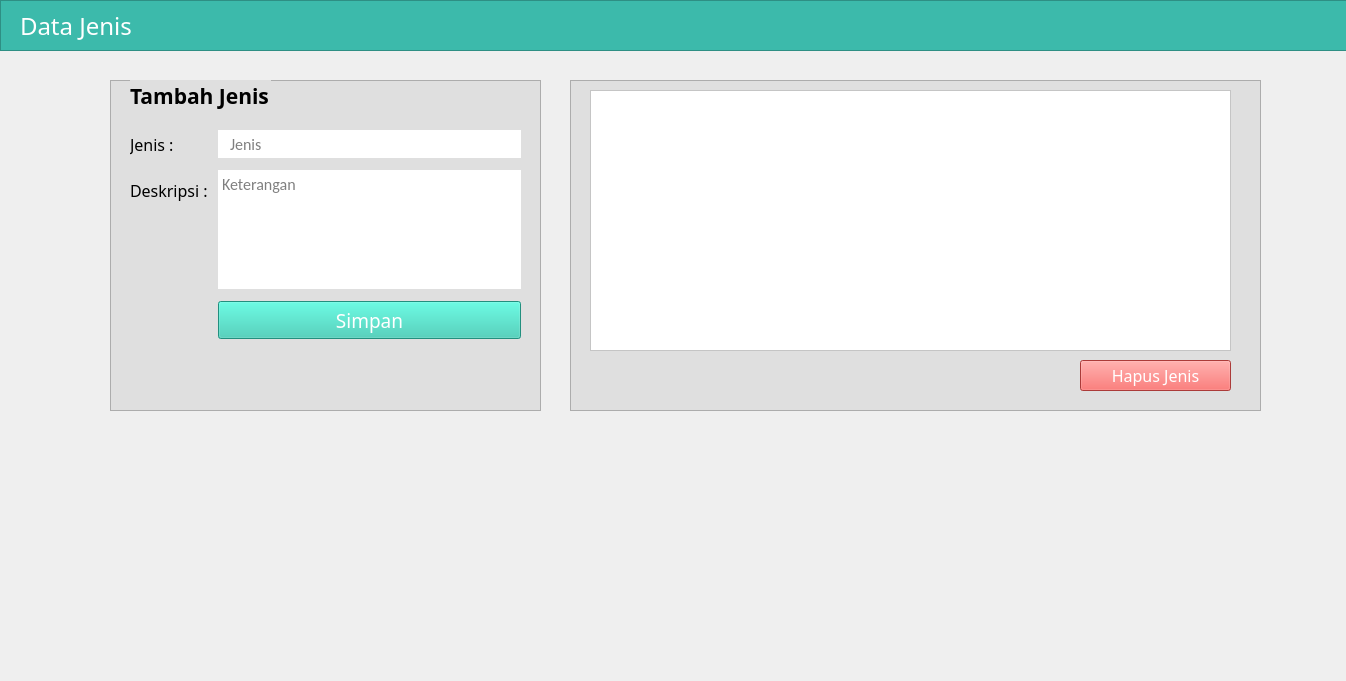
<?xml version="1.0" encoding="UTF-8"?>
<ui version="4.0">
 <class>Form</class>
 <widget class="QWidget" name="Form">
  <property name="geometry">
   <rect>
    <x>0</x>
    <y>0</y>
    <width>1346</width>
    <height>681</height>
   </rect>
  </property>
  <property name="windowTitle">
   <string>Form</string>
  </property>
  <widget class="QFrame" name="frame">
   <property name="geometry">
    <rect>
     <x>0</x>
     <y>0</y>
     <width>1431</width>
     <height>51</height>
    </rect>
   </property>
   <property name="styleSheet">
    <string notr="true">background-color: rgb(60, 186, 171);</string>
   </property>
   <property name="frameShape">
    <enum>QFrame::StyledPanel</enum>
   </property>
   <property name="frameShadow">
    <enum>QFrame::Raised</enum>
   </property>
   <widget class="QLabel" name="label">
    <property name="geometry">
     <rect>
      <x>20</x>
      <y>10</y>
      <width>171</width>
      <height>31</height>
     </rect>
    </property>
    <property name="font">
     <font>
      <family>Berlin Sans FB</family>
      <pointsize>18</pointsize>
     </font>
    </property>
    <property name="styleSheet">
     <string notr="true">color: rgb(255, 255, 255);</string>
    </property>
    <property name="text">
     <string>Data Jenis</string>
    </property>
   </widget>
  </widget>
  <widget class="QFrame" name="frame_2">
   <property name="geometry">
    <rect>
     <x>110</x>
     <y>80</y>
     <width>431</width>
     <height>331</height>
    </rect>
   </property>
   <property name="styleSheet">
    <string notr="true">background:rgb(223, 223, 223);</string>
   </property>
   <property name="frameShape">
    <enum>QFrame::StyledPanel</enum>
   </property>
   <property name="frameShadow">
    <enum>QFrame::Raised</enum>
   </property>
   <widget class="QWidget" name="formLayoutWidget">
    <property name="geometry">
     <rect>
      <x>20</x>
      <y>50</y>
      <width>391</width>
      <height>221</height>
     </rect>
    </property>
    <layout class="QFormLayout" name="formLayout">
     <property name="horizontalSpacing">
      <number>10</number>
     </property>
     <property name="verticalSpacing">
      <number>12</number>
     </property>
     <item row="0" column="0">
      <widget class="QLabel" name="label_4">
       <property name="font">
        <font>
         <family>Berlin Sans FB</family>
         <pointsize>12</pointsize>
        </font>
       </property>
       <property name="text">
        <string>Jenis :</string>
       </property>
      </widget>
     </item>
     <item row="0" column="1">
      <widget class="QLineEdit" name="jenis">
       <property name="font">
        <font>
         <family>Calibri</family>
         <pointsize>12</pointsize>
        </font>
       </property>
       <property name="styleSheet">
        <string notr="true">height:18px;padding:5px 10px;border:0;
background-color: rgb(255, 255, 255);</string>
       </property>
       <property name="text">
        <string/>
       </property>
       <property name="placeholderText">
        <string>Jenis</string>
       </property>
      </widget>
     </item>
     <item row="1" column="0">
      <widget class="QLabel" name="label_6">
       <property name="font">
        <font>
         <family>Berlin Sans FB</family>
         <pointsize>12</pointsize>
        </font>
       </property>
       <property name="text">
        <string>Deskripsi :</string>
       </property>
      </widget>
     </item>
     <item row="1" column="1">
      <widget class="QTextEdit" name="desc">
       <property name="font">
        <font>
         <family>Calibri</family>
         <pointsize>12</pointsize>
        </font>
       </property>
       <property name="styleSheet">
        <string notr="true">border:0;
background-color: rgb(255, 255, 255);</string>
       </property>
       <property name="placeholderText">
        <string>Keterangan</string>
       </property>
      </widget>
     </item>
     <item row="2" column="1">
      <widget class="QPushButton" name="simpan">
       <property name="font">
        <font>
         <family>Berlin Sans FB</family>
         <pointsize>14</pointsize>
        </font>
       </property>
       <property name="styleSheet">
        <string notr="true">height:30px;color:#fff;
background-color: rgb(48, 200, 177);</string>
       </property>
       <property name="text">
        <string>Simpan</string>
       </property>
      </widget>
     </item>
     <item row="3" column="1">
      <layout class="QHBoxLayout" name="horizontalLayout"/>
     </item>
    </layout>
   </widget>
   <widget class="QLabel" name="label_2">
    <property name="geometry">
     <rect>
      <x>20</x>
      <y>0</y>
      <width>141</width>
      <height>31</height>
     </rect>
    </property>
    <property name="font">
     <font>
      <family>Bahnschrift SemiBold SemiConden</family>
      <pointsize>16</pointsize>
      <weight>75</weight>
      <bold>true</bold>
     </font>
    </property>
    <property name="text">
     <string>Tambah Jenis</string>
    </property>
   </widget>
   <widget class="QLabel" name="notif">
    <property name="geometry">
     <rect>
      <x>20</x>
      <y>290</y>
      <width>371</width>
      <height>16</height>
     </rect>
    </property>
    <property name="font">
     <font>
      <family>Calibri</family>
      <pointsize>12</pointsize>
      <weight>50</weight>
      <bold>false</bold>
     </font>
    </property>
    <property name="styleSheet">
     <string notr="true">color: rgb(255, 34, 34);</string>
    </property>
    <property name="text">
     <string/>
    </property>
   </widget>
  </widget>
  <widget class="QFrame" name="frame_3">
   <property name="geometry">
    <rect>
     <x>570</x>
     <y>80</y>
     <width>691</width>
     <height>331</height>
    </rect>
   </property>
   <property name="styleSheet">
    <string notr="true">background:rgb(223, 223, 223);</string>
   </property>
   <property name="frameShape">
    <enum>QFrame::StyledPanel</enum>
   </property>
   <property name="frameShadow">
    <enum>QFrame::Raised</enum>
   </property>
   <widget class="QTableView" name="tableView">
    <property name="geometry">
     <rect>
      <x>20</x>
      <y>10</y>
      <width>641</width>
      <height>261</height>
     </rect>
    </property>
    <property name="styleSheet">
     <string notr="true">background-color: rgb(255, 255, 255);</string>
    </property>
   </widget>
   <widget class="QPushButton" name="hapus">
    <property name="geometry">
     <rect>
      <x>510</x>
      <y>280</y>
      <width>151</width>
      <height>31</height>
     </rect>
    </property>
    <property name="font">
     <font>
      <family>Berlin Sans FB</family>
      <pointsize>12</pointsize>
     </font>
    </property>
    <property name="styleSheet">
     <string notr="true">background:#ef5350;height:30px;color:#fff;</string>
    </property>
    <property name="text">
     <string>Hapus Jenis</string>
    </property>
   </widget>
  </widget>
 </widget>
 <resources/>
 <connections/>
</ui>
